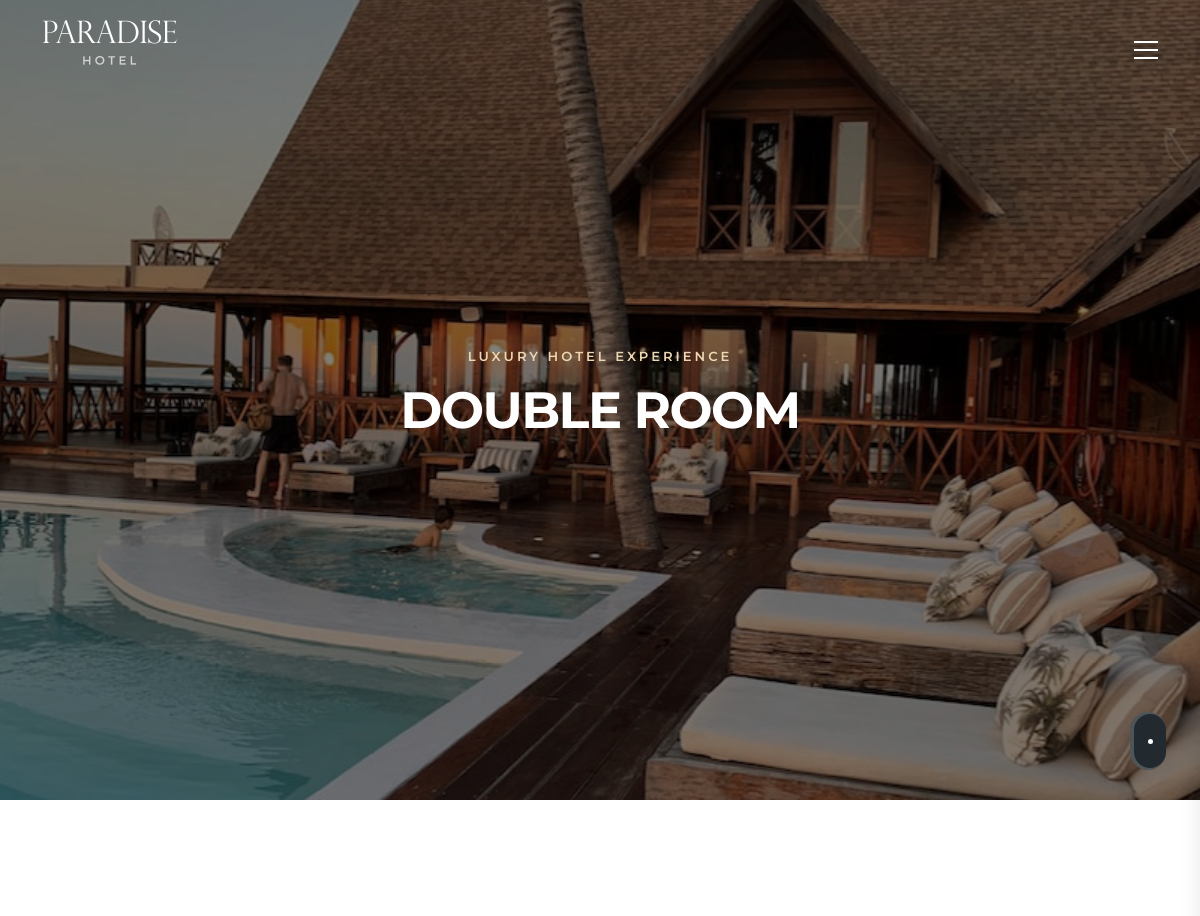
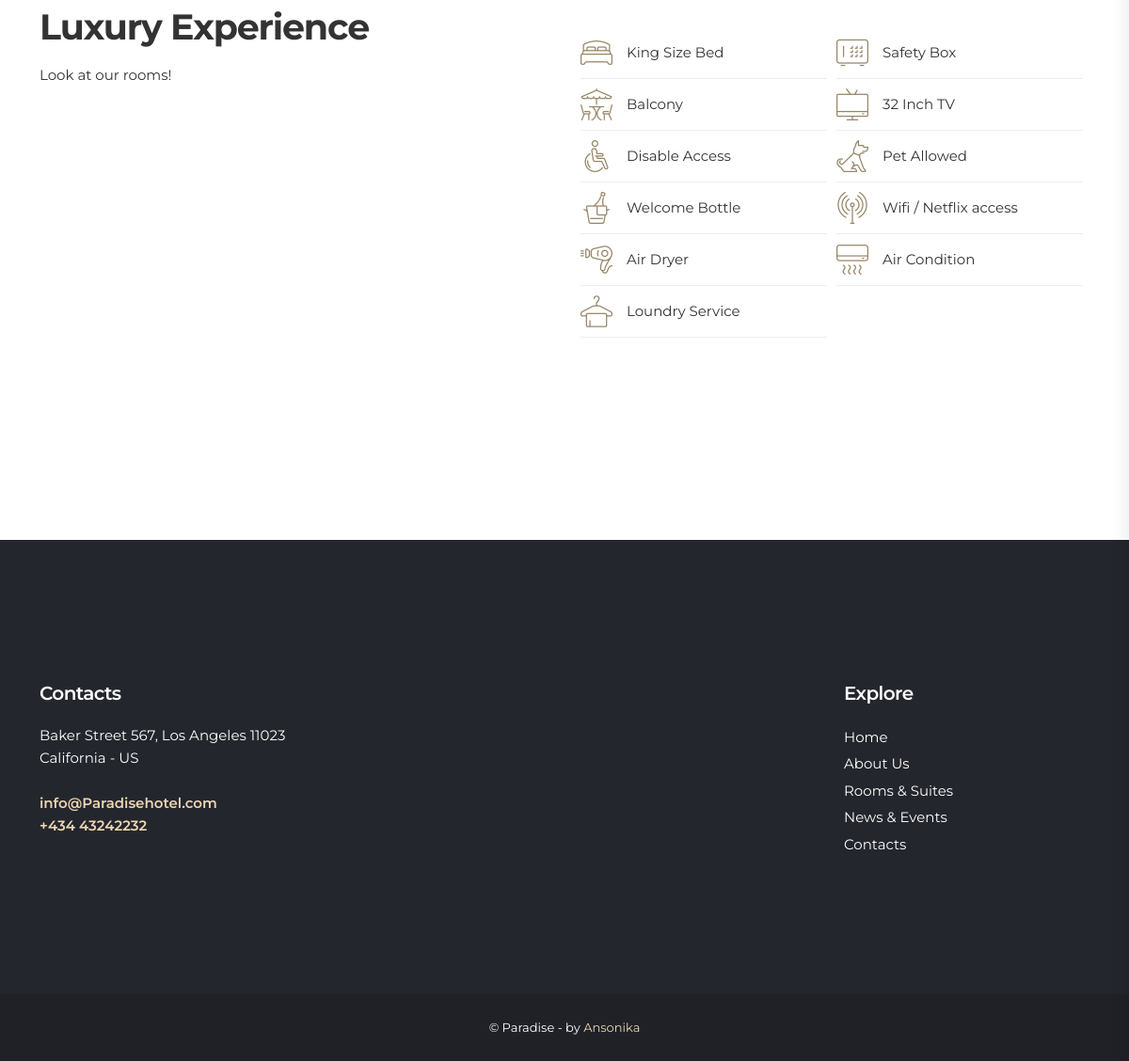
The app's page /double_room/1/ (signed in) with its own data (2 pictures, top to bottom).
### part_room/models.py (models this page shows)
class DoubleRoom(models.Model):
    objects = models.Manager()
    price = models.PositiveIntegerField()
    add_photo = models.ImageField(upload_to="image_room/", verbose_name='Фото')
    room = models.ForeignKey(Room, on_delete=models.CASCADE, related_name='room_double',
                             verbose_name='Номер в гостинице')
    content = models.TextField()
    class Meta:
        verbose_name = 'изображение Double Room'
        verbose_name_plural = 'Фото Double Room'

### part_room/views.py (the view)
# urls.py: path("double_room/<int:pk>/", views.DoubleRoomDetailView.as_view(), name="double_room_detail"),
class DoubleRoomDetailView(DetailView):
    template_name = "double.html"
    model = DoubleRoom
    context_object_name = "room"

### base_one/context_processors.py (called while the page is built)
def booking_form(request):
    return {'booking_form': booking_form}

### base_one/views.py (called while the page is built)
    def __call__(self, request):
        def is_ajax():
            return request.META.get('HTTP_X_REQUESTED_WITH') == 'XMLHttpRequest'
        request.is_ajax = is_ajax.__get__(request)
        response = self.get_response(request)
        return response

### part_post/context_processors.py (called while the page is built)
def my_form(request):
    return {'my_form': CommentForm}

### part_room/context_processors.py (called while the page is built)
def room_form(request):
    return {'room_form': ReviewForm}

### part_room/templates/double.html (shortened to what this page needs)
{% load static %}
{% block content %}
{% load crispy_forms_tags %}
{% include 'static_html/head.html' %}
{% include 'static_html/header.html' %}
    <main>
        <div class="hero full-height jarallax" data-jarallax data-speed="0.2">
            <img class="jarallax-img kenburns" src="{{ room.add_photo.url }}" alt="">
            <div class="wrapper opacity-mask d-flex align-items-center  text-center animate_hero" data-opacity-mask="rgba(0, 0, 0, 0.5)">
                <div class="container">
                    <div class="row justify-content-center">
                        <div class="col-lg-8">
                            <small class="slide-animated one">Luxury Hotel Experience</small>
                            <h1 class="slide-animated two">DOUBLE ROOM</h1>
                        </div>
                    </div>
                </div>
                <div class="mouse_wp slide-animated four">
                    <a href="#first_section" class="btn_explore">
                        <div class="mouse"></div>
                    </a>
                </div>
            </div>
        </div>
        <div class="bg_white" id="first_section">
            <div class="container margin_120_95">
                <div class="row justify-content-between">
                    <div class="col-lg-4">
                        <div class="title">
                            <h2>Luxury Experience</h2>
                        </div>
                        <p>{{ room.content }}</p>
                    </div>
                    <div class="col-lg-6">
                        <div class="room_facilities_list">
                            <ul data-cues="slideInLeft">
                                <li><i class="icon-hotel-double_bed_2"></i> King Size Bed</li>
                                <li><i class="icon-hotel-safety_box"></i> Safety Box</li>
                                <li><i class="icon-hotel-patio"></i>Balcony</li>
                                <li><i class="icon-hotel-tv"></i> 32 Inch TV</li>
                                <li><i class="icon-hotel-disable"></i> Disable Access</li>
                                <li><i class="icon-hotel-dog"></i> Pet Allowed</li>
                                <li><i class="icon-hotel-bottle"></i> Welcome Bottle</li>
                                <li><i class="icon-hotel-wifi"></i> Wifi / Netflix access</li>
                                <li><i class="icon-hotel-hairdryer"></i> Air Dryer</li>
                                <li><i class="icon-hotel-condition"></i> Air Condition</li>
                                <li><i class="icon-hotel-loundry"></i>Loundry Service</li>
                            </ul>
                        </div>
                    </div>
                </div>
            </div>
        </div>
          <div class="bg_white add_bottom_120">
        </div>
    </main>
   {% include 'static_html/footer.html' %}
{% endblock %}

### records on screen
DoubleRoom: add_photo (picture), content "Look at our rooms!"
